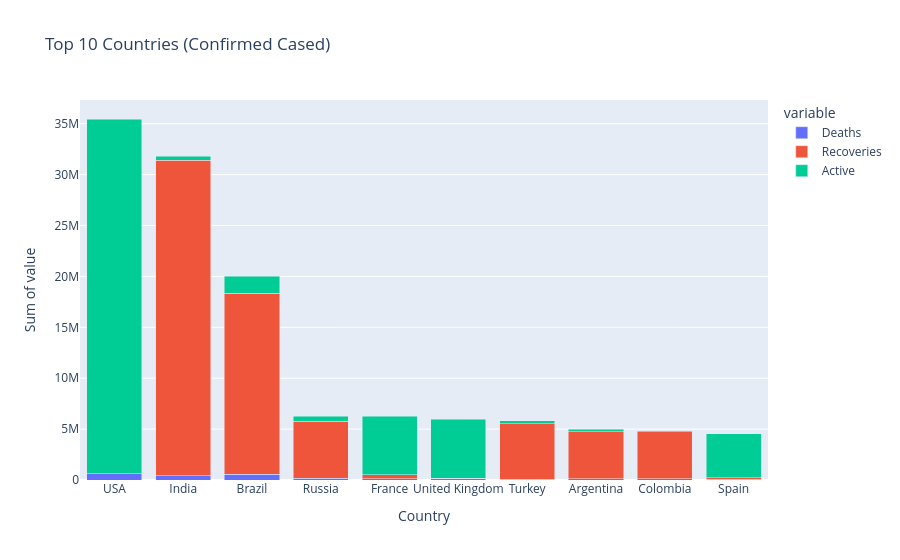

The cell this chart's notebook holds for it:
### Code cell
fig_17 = px.bar(df_17,
               x='Country',
               y=list(df_17.columns[1:4]),
               barmode='stack',
               labels = {'value':'Sum of value'},
               title='Top 10 Countries (Confirmed Cased)'
               )
fig_17.show()

### Figure 1 — Plotly figure (JSON) as saved in the notebook; plotly's stock layout.template omitted (floating-point values rounded to 4 significant figures)
{"data": [{"alignmentgroup": "True", "hovertemplate": "variable=Deaths<br>Country=%{x}<br>Sum of value=%{y}<extra></extra>", "legendgroup": "Deaths", "marker": {"color": "#636efa", "pattern": {"shape": ""}}, "name": "Deaths", "offsetgroup": "Deaths", "orientation": "v", "showlegend": true, "textposition": "auto", "type": "bar", "x": ["USA", "India", "Brazil", "Russia", "France", "United Kingdom", "Turkey", "Argentina", "Colombia", "Spain"], "xaxis": "x", "y": [611222, 426290, 559944, 159032, 112245, 157209, 51767, 106747, 121695, 81844], "yaxis": "y"}, {"alignmentgroup": "True", "hovertemplate": "variable=Recoveries<br>Country=%{x}<br>Sum of value=%{y}<extra></extra>", "legendgroup": "Recoveries", "marker": {"color": "#EF553B", "pattern": {"shape": ""}}, "name": "Recoveries", "offsetgroup": "Recoveries", "orientation": "v", "showlegend": true, "textposition": "auto", "type": "bar", "x": ["USA", "India", "Brazil", "Russia", "France", "United Kingdom", "Turkey", "Argentina", "Colombia", "Spain"], "xaxis": "x", "y": [0, 30974748, 17771228, 5609682, 415111, 24693, 5478185, 4615834, 4615354, 150376], "yaxis": "y"}, {"alignmentgroup": "True", "hovertemplate": "variable=Active<br>Country=%{x}<br>Sum of value=%{y}<extra></extra>", "legendgroup": "Active", "marker": {"color": "#00cc96", "pattern": {"shape": ""}}, "name": "Active", "offsetgroup": "Active", "orientation": "v", "showlegend": true, "textposition": "auto", "type": "bar", "x": ["USA", "India", "Brazil", "Russia", "France", "United Kingdom", "Turkey", "Argentina", "Colombia", "Spain"], "xaxis": "x", "y": [34849554, 411076, 1703235, 505292, 5745110, 5798928, 292535, 253035, 78014, 4312964], "yaxis": "y"}], "layout": {"autosize": true, "barmode": "stack", "legend": {"title": {"text": "variable"}, "tracegroupgap": 0}, "title": {"text": "Top 10 Countries (Confirmed Cased)"}, "xaxis": {"anchor": "y", "autorange": true, "domain": [0, 1], "range": [-0.5, 9.5], "title": {"text": "Country"}, "type": "category"}, "yaxis": {"anchor": "x", "autorange": true, "domain": [0, 1], "range": [0, 37330000.0], "title": {"text": "Sum of value"}, "type": "linear"}}}
